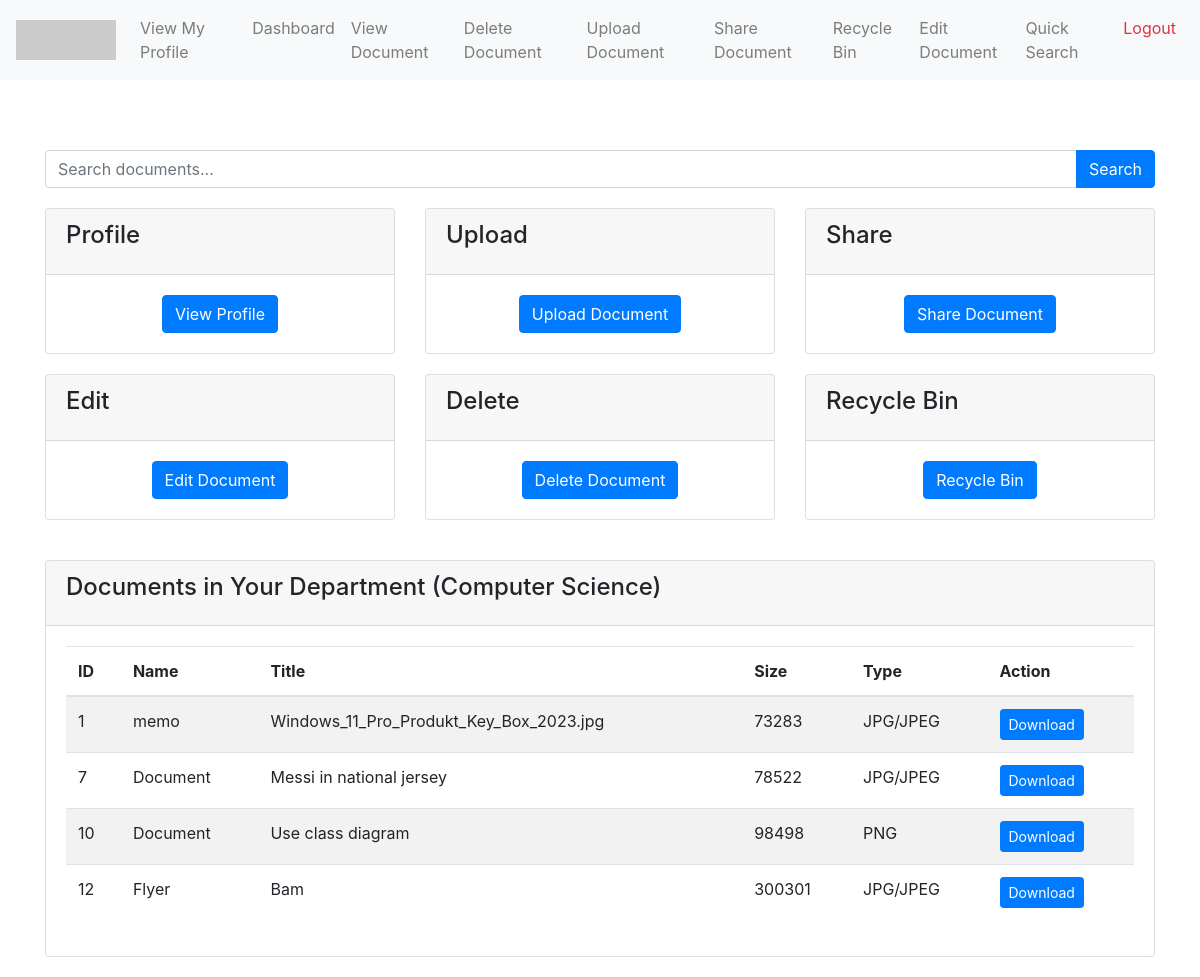
/dashboard.php (signed in), run on the app's committed database.
### tables this page shows
CREATE TABLE `users` (
  `id` int(15) NOT NULL,
  `uname` varchar(30) DEFAULT NULL,
  `upass` varchar(30) DEFAULT NULL,
  `uencrypt` varchar(100) DEFAULT NULL,
  `ulname` varchar(30) DEFAULT NULL,
  `uoname` varchar(30) DEFAULT NULL,
  `uphone` varchar(15) DEFAULT NULL,
  `ustatus` varchar(30) DEFAULT NULL,
  `ulevel` varchar(30) DEFAULT NULL,
  `udept` varchar(30) DEFAULT NULL,
  `uemail` varchar(50) DEFAULT NULL,
  `udate` timestamp NOT NULL DEFAULT current_timestamp()
);

CREATE TABLE `document` (
  `id` int(15) NOT NULL,
  `dname` varchar(30) DEFAULT NULL,
  `dtitle` varchar(80) DEFAULT NULL,
  `downer` int(15) DEFAULT NULL,
  `dsize1` varchar(15) DEFAULT NULL,
  `dsize2` varchar(10) DEFAULT NULL,
  `dtype` varchar(30) DEFAULT NULL,
  `daccess` varchar(30) DEFAULT NULL,
  `ddate` date DEFAULT NULL,
  `dtime` time DEFAULT NULL,
  `ddept` varchar(30) DEFAULT NULL,
  `ddept2` varchar(30) DEFAULT NULL,
  `dstatus` varchar(30) DEFAULT NULL,
  `dencrypt` varchar(60) DEFAULT NULL,
  `dpath` varchar(150) DEFAULT NULL,
  `deditdate` date DEFAULT NULL,
  `dedittime` time DEFAULT NULL,
  `dcomment` varchar(300) DEFAULT NULL
);

### dashboard.php (the view, shortened to what this page needs)
<?php
include 'config.php';
$user = null;
$sql = "SELECT * FROM Users WHERE id = ?";
$stmt = $conn->prepare($sql);
$stmt->bind_param("i", $_SESSION['userid']);
$stmt->execute();
$result = $stmt->get_result();
if ($result->num_rows > 0) {
    $user = $result->fetch_assoc();
} else {
    echo "<div class='alert alert-danger'>Error: User not found.</div>";
    exit();
}
$documents = [];
$udept = $user['udept'] ?? '';
$userid = $_SESSION['userid'];
$sql = "SELECT id, dname, dtitle, dsize1 AS dsize, dtype, dpath
        FROM Document
        WHERE (daccess = 'Public')
           OR (daccess = 'Department' AND ddept = ?)
           OR (daccess = 'User' AND id IN (SELECT dname FROM document WHERE dtitle = ?))";
$stmt = $conn->prepare($sql);
$stmt->bind_param("si", $udept, $userid);
$stmt->execute();
$result = $stmt->get_result();
if ($result->num_rows > 0) {
    while ($row = $result->fetch_assoc()) {
        $documents[] = $row;
    }
} else {
    $documents = [];
}
?>
<!DOCTYPE html>
<html lang="en">
<head>
    <link href="styles.css" rel="stylesheet">
    <link href="https://stackpath.bootstrapcdn.com/bootstrap/4.5.2/css/bootstrap.min.css" rel="stylesheet">
</head>
<body>
    <?php include 'navbar.php'; ?>
    <div class="container">
        <div class="row">
            <div class="col-md-12 search-bar">
                <form method="GET" action="search_documents.php">
                    <div class="input-group">
                        <input type="text" class="form-control" name="search" placeholder="Search documents..." required>
                        <div class="input-group-append">
                            <button class="btn btn-primary" type="submit">Search</button>
                        </div>
                    </div>
                </form>
            </div>
        </div>
        <div class="row">
            <div class="col-md-4">
                <div class="card">
                    <div class="card-header">
                        <h4 class="card-title">Profile</h4>
                    </div>
                    <div class="card-body">
                        <a href="profile.php" class="btn btn-primary">View Profile</a>
                    </div>
                </div>
            </div>
            <div class="col-md-4">
                <div class="card">
                    <div class="card-header">
                        <h4 class="card-title">Upload</h4>
                    </div>
                    <div class="card-body">
                        <a href="upload_document.php" class="btn btn-primary">Upload Document</a>
                    </div>
                </div>
            </div>
            <div class="col-md-4">
                <div class="card">
                    <div class="card-header">
                        <h4 class="card-title">Share</h4>
                    </div>
                    <div class="card-body">
                        <a href="share_document.php" class="btn btn-primary">Share Document</a>
                    </div>
                </div>
            </div>
            <div class="col-md-4">
                <div class="card">
                    <div class="card-header">
                        <h4 class="card-title">Edit</h4>
                    </div>
                    <div class="card-body">
                        <a href="download_document.php" class="btn btn-primary">Edit Document</a>
                    </div>
                </div>
            </div>
            <div class="col-md-4">
                <div class="card">
                    <div class="card-header">
                        <h4 class="card-title">Delete</h4>
                    </div>
                    <div class="card-body">
                        <a href="delete_document.php" class="btn btn-primary">Delete Document</a>
                    </div>
                </div>
            </div>
            <div class="col-md-4">
                <div class="card">
                    <div class="card-header">
                        <h4 class="card-title">Recycle Bin</h4>
                    </div>
                    <div class="card-body">
                        <a href="recycle_bin.php" class="btn btn-primary">Recycle Bin</a>
                    </div>
                </div>
            </div>
        </div>
        <div class="row documents-table">
            <div class="col-md-12">
                <div class="card">
                    <div class="card-header">
                        <h4 class="card-title">Documents in Your Department (<?php echo htmlspecialchars($udept); ?>)</h4>
                    </div>
                    <div class="card-body">
                        <?php if (count($documents) > 0): ?>
                            <table class="table table-striped">
                                <thead>
                                    <tr>
                                        <th>ID</th>
                                        <th>Name</th>
                                        <th>Title</th>
                                        <th>Size</th>
                                        <th>Type</th>
                                        <th>Action</th>
                                    </tr>
                                </thead>
                                <tbody>
                                    <?php foreach ($documents as $doc): ?>
                                    <tr>
                                        <td><?php echo htmlspecialchars($doc['id']); ?></td>
                                        <td><?php echo htmlspecialchars($doc['dname']); ?></td>
                                        <td><?php echo htmlspecialchars($doc['dtitle']); ?></td>
                                        <td><?php echo htmlspecialchars($doc['dsize']); ?></td>
                                        <td>
                                            <?php
                                            $docType = strtolower(htmlspecialchars($doc['dtype']));
                                            switch ($docType) {
                                                case 'jpg':
                                                case 'jpeg':
                                                    echo '<i class="bi bi-file-image" title="JPEG"></i> JPG/JPEG';
                                                    break;
                                                case 'png':
                                                    echo '<i class="bi bi-file-image" title="PNG"></i> PNG';
                                                    break;
                                            }
                                            ?>
                                        </td>
                                        <td>
                                            <a href="<?php echo htmlspecialchars($doc['dpath']); ?>" class="btn btn-primary btn-sm" download>Download</a>
                                        </td>
                                    </tr>
                                    <?php endforeach; ?>
                                </tbody>
                            </table>
                        <?php else: ?>
                            <p>No documents found for your department.</p>
                        <?php endif; ?>
                    </div>
                </div>
            </div>
        </div>
    </div>
</body>
</html>

### styles.css (style rules this page uses)
body { background-image: url('https://www.example.com/path/to/your/background-image.jpg'); background-size: cover; background-position: center; background-attachment: fixed; font-family: Arial, sans-serif; color: #333; margin: 0; padding: 0; }
.container { padding-top: 50px; }
.form-control { border-radius: 4px; }
.btn-primary { background-color: #007bff; border-color: #007bff; }

### dashboard.php (style rules this page uses)
.container { margin-top: 20px; }
.card { margin-bottom: 20px; }
.card-body { display: flex; align-items: center; justify-content: center; height: 100%; }
.card-title { font-size: 1.5rem; }
.search-bar { margin-bottom: 20px; }
.documents-table { margin-top: 20px; }

### data on the page
users: udept "Computer Science"
document: id "1", dname "memo", dtitle "Windows_11_Pro_Produkt_Key_Box_2023.jpg", dsize1 "73283", dtype "JPG/JPEG"
document: id "7", dname "Document", dtitle "Messi in national jersey", dsize1 "78522", dtype "JPG/JPEG"
document: id "10", dname "Document", dtitle "Use class diagram", dsize1 "98498", dtype "PNG"
document: id "12", dname "Flyer", dtitle "Bam", dsize1 "300301", dtype "JPG/JPEG"
